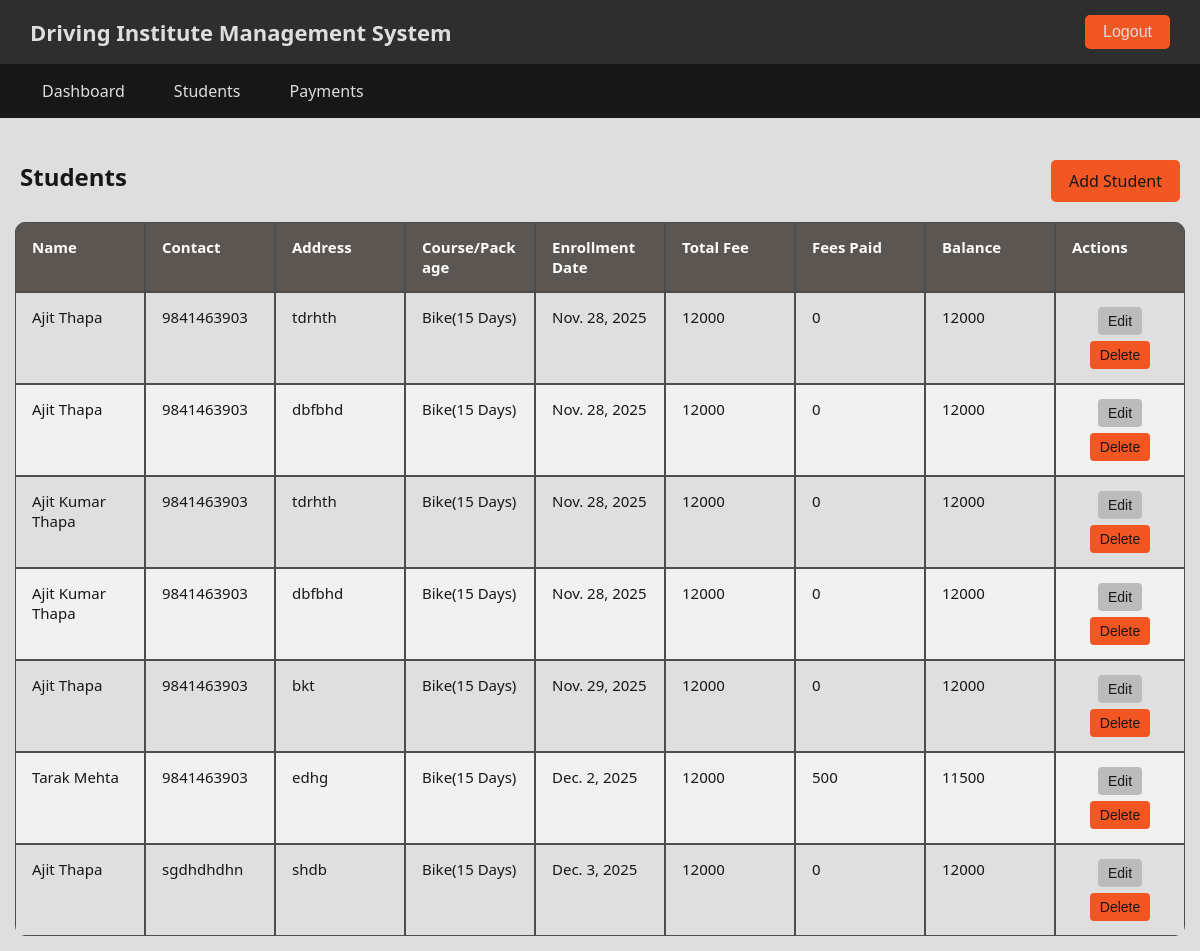
Before: /staffs/students/ (signed in) with the older database file.
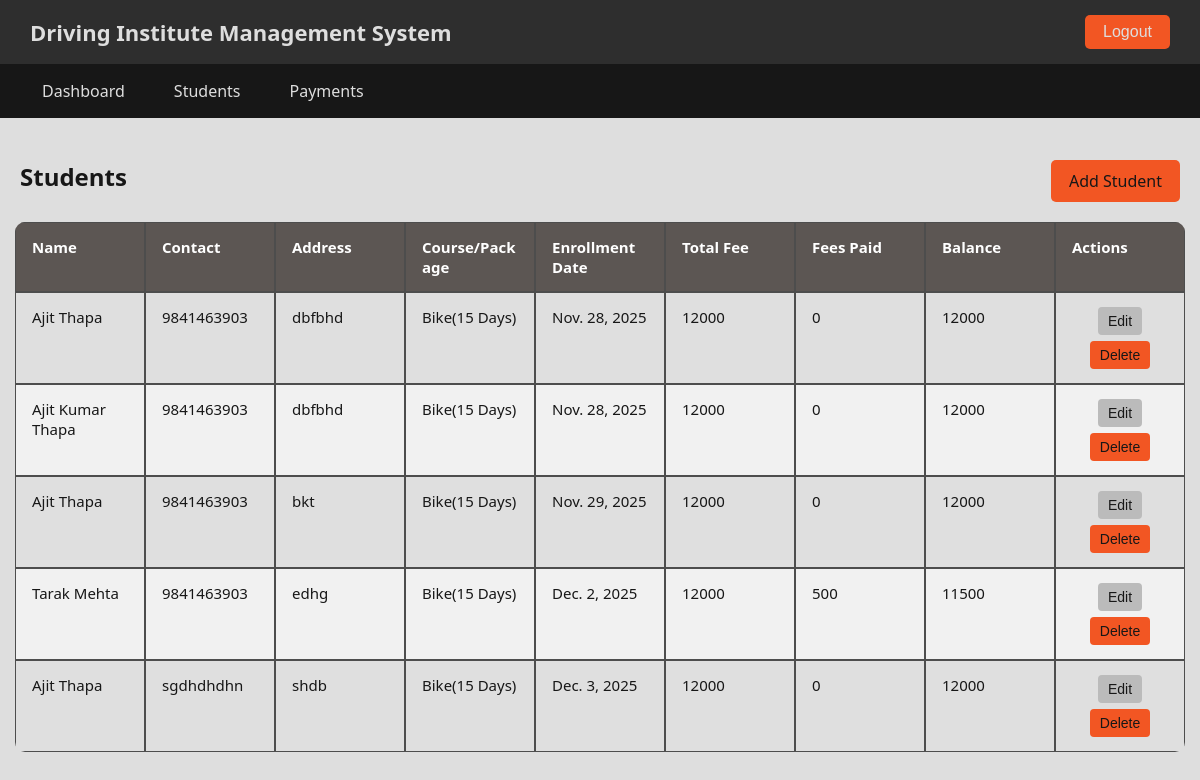
After: the same page with the newer database file.
### userAdmin/models.py (models this page shows, shortened)
class Student(models.Model):
    name = models.CharField(max_length=100)
    phone = models.CharField(max_length=10, unique=True)
    address = models.TextField()
    course = models.CharField(
        max_length=1,
        choices=[
            ('A', 'Bike(15 Days)'),
            ('B', 'Car(30 Days)'),
            ('K', 'Scooter(15 Days)')
        ]
    )
    enrollment_date = models.DateField()
    total_fee = models.IntegerField()
    notes = models.TextField(null=True, blank=True)
    fees_paid = models.IntegerField(default=0)
    slug = models.SlugField(unique=True, blank=True)
    @property
    def balance(self):
        return self.total_fee - self.fees_paid

### userStaff/views.py (the view)
# urls.py: path('students/', views.students_page, name='students'),
@login_required
def students_page(request):
    students = Student.objects.all()
    return render(request, "userStaff/students/staff_student_page.html", {'students': students})

### userStaff/templates/userStaff/students/staff_student_page.html (shortened to what this page needs)
{% extends "userStaff/layout.html" %}
{% load static %}
{% block content %}
<br>
<div class="header">
    <h2>Students</h2>
    <a href="{% url 'userStaff:StaffAddStudent' %}" class="btn-add">Add Student</a>
</div>
<div class='table-container'>
<table class="table">
    <thead>
        <tr>
            <th>Name</th>
            <th>Contact</th>
            <th>Address</th>
            <th>Course/Package</th>
            <th>Enrollment Date</th>
            <th>Total Fee</th>
            <th>Fees Paid</th>
            <th>Balance</th>
            <th>Actions</th>
        </tr>
    </thead>
    <tbody>
        {% for studentData in students %}
        <tr>
            <td>{{studentData.name}}</td>
            <td>{{studentData.phone}}</td>
            <td>{{studentData.address}}</td>
            <td>{{studentData.get_course_display}}</td>
            <td>{{studentData.enrollment_date}}</td>
            <td>{{studentData.total_fee}}</td>
            <td>{{studentData.fees_paid}}</td>
            <td>{{studentData.balance}}</td>
            <td class="actions-col">
                <div class="actions-wrapper">
                    <form method="GET" action="{% url 'userStaff:StaffUpdateStudent' studentData.id %}">
                        <button type="submit" class="action-btn edit">Edit</button>
                    </form>
                    <form method="POST" action="{% url 'userStaff:StaffDeleteStudent' studentData.id %}">
                        <button type="submit" class="action-btn delete"
                            onclick="return confirm('Are you sure you want to delete {{ studentData.name }}?');">
                            Delete
                        </button>
                    </form>
                </div>
            </td>
        </tr>
        {% endfor %}
    </tbody>
</table>
</div>
{% endblock %}

Changed rows visible on the page:
removed Student: name "Ajit Thapa", phone "9841463903", address "tdrhth", course "Bike(15 Days)", enrollment_date "Nov. 28, 2025", total_fee "12000", fees_paid "0", balance "12000"
removed Student: name "Ajit Kumar Thapa", phone "9841463903", address "tdrhth", course "Bike(15 Days)", enrollment_date "Nov. 28, 2025", total_fee "12000", fees_paid "0", balance "12000"
